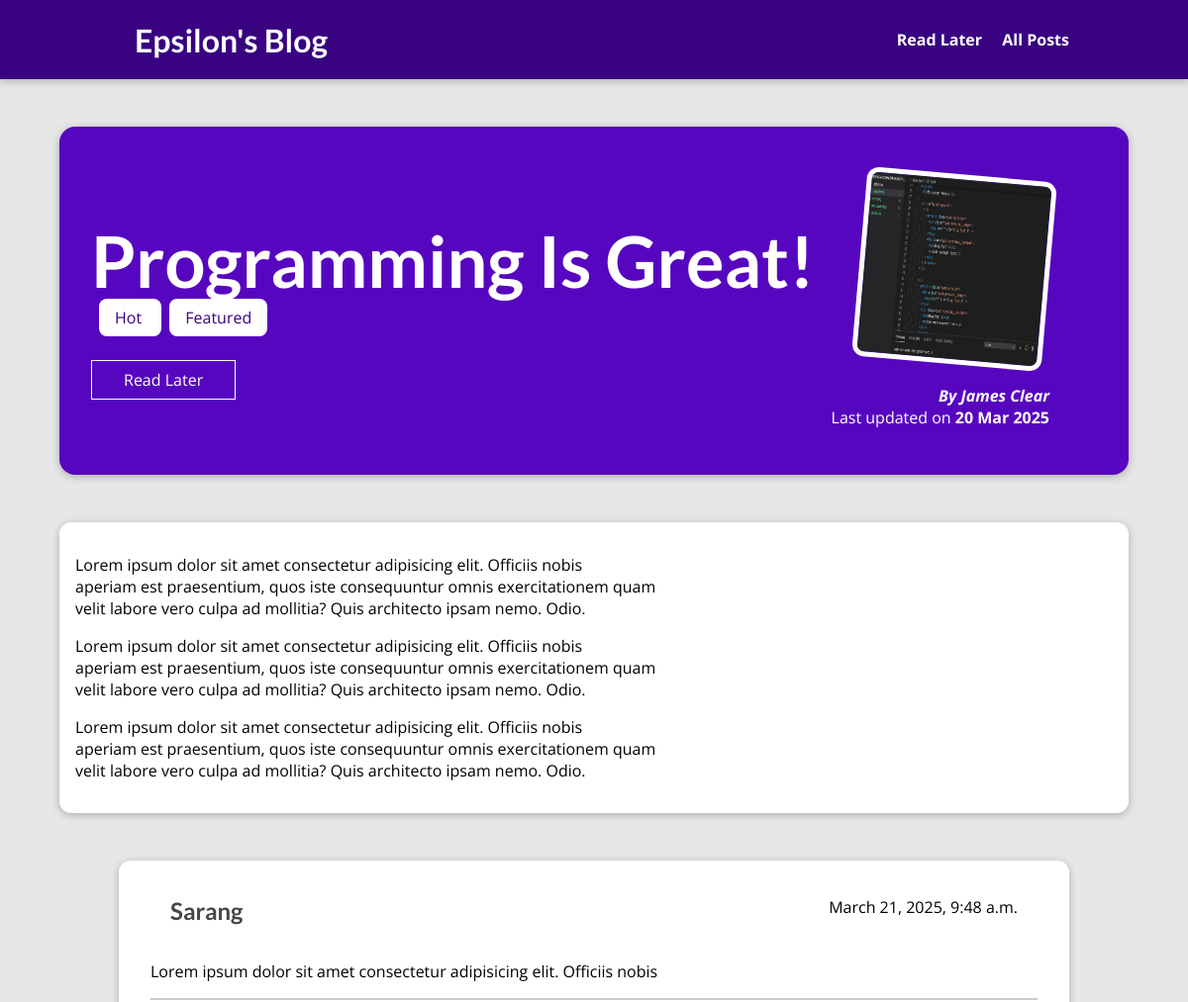
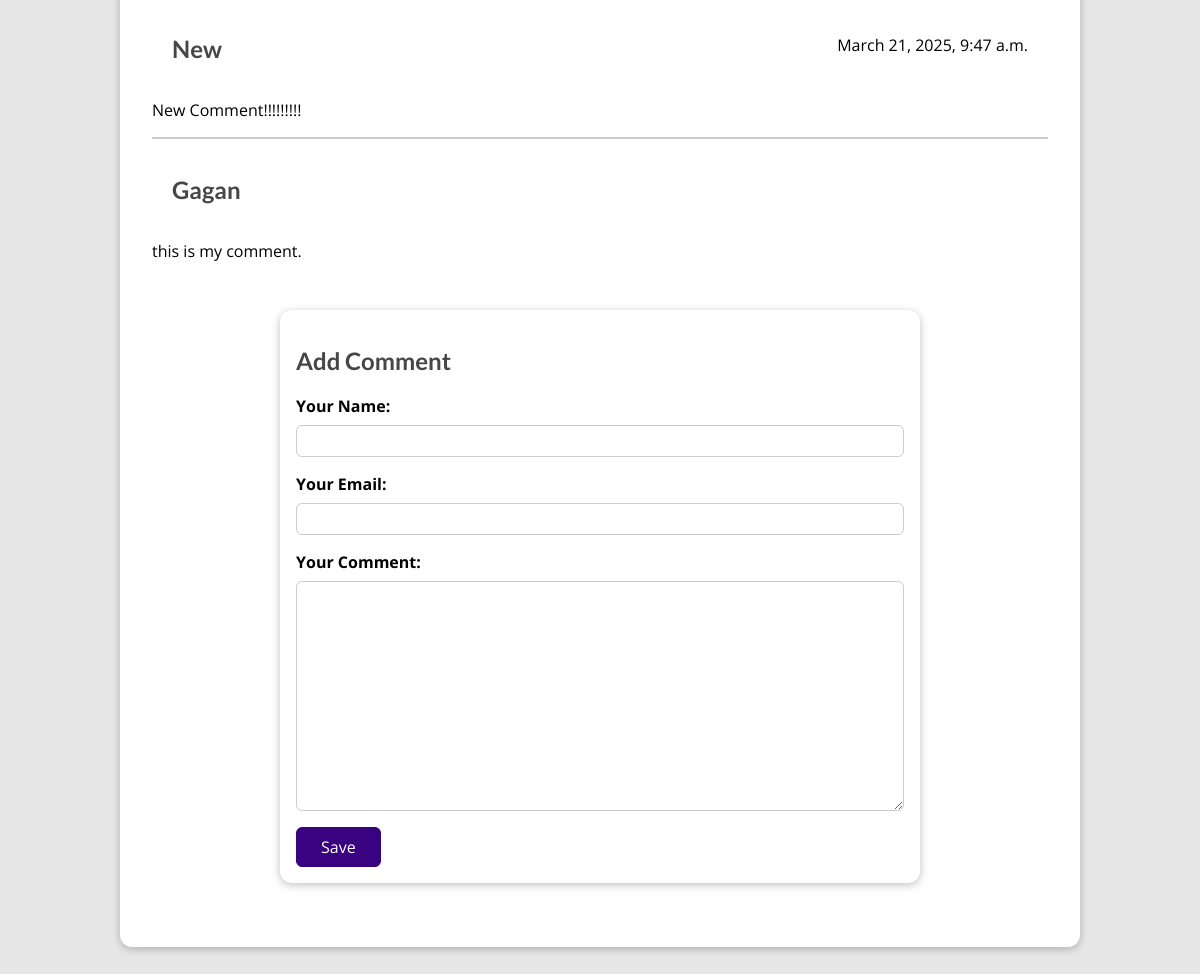
Page /posts/programming-is-fun on the committed database (2 pictures, top to bottom).
### blog/models.py (models this page shows, shortened)
class Post(models.Model):
    title = models.CharField(max_length=150)
    excerpt = models.CharField(max_length=200)
    image = models.ImageField(upload_to="uploads/images",null=True)
    date = models.DateField(auto_now=True)
    slug = models.SlugField(unique=True,db_index=True)
    content = models.TextField(validators=[MinLengthValidator(10)])
    author = models.ForeignKey(Author,on_delete=models.SET_NULL,related_name="posts",null=True)
    tags = models.ManyToManyField(Tag)

class Tag(models.Model):
    caption = models.CharField(max_length=20)

class Author(models.Model):
    first_name = models.CharField(max_length=50)
    last_name = models.CharField(max_length=50)
    email_address = models.EmailField()
    def __str__(self):
        return f"{self.first_name} {self.last_name}"

class Comment(models.Model):
    user_name = models.CharField(max_length=120)
    user_email = models.EmailField()
    text = models.TextField(max_length=400)
    datetime = models.DateTimeField(auto_now=True,null=True)
    post = models.ForeignKey(Post,on_delete=models.CASCADE,related_name="comments")

### blog/views.py (the view, shortened to what this page needs)
# urls.py: path("posts/<slug:slug>",views.PostDetailView.as_view(),name="post-detail-page"),
class PostDetailView(View):
    def is_stored_posts(self,request,post_id):
        stored_posts = request.session.get("stored_posts")
        if stored_posts is not None:
            is_saved_for_later = post_id in stored_posts
        else:
            is_saved_for_later = False
        return is_saved_for_later
    def get(self,request,slug):
        post = Post.objects.get(slug=slug)
        post_tags = post.tags.all()
        commentform = CommentForm()
        return render(request,'blog/post-details.html',{
            "post":post,
           "post_tags": post_tags,
           "comment_form": commentform ,
           "comments": post.comments.all().order_by("-datetime"),
           "saved_for_later" : self.is_stored_posts(request,post.id)
        })

### blog/forms.py
class CommentForm(forms.ModelForm):
    class Meta:
        model = Comment
        exclude = ["post"]
        labels = {
            "user_name" : "Your Name",
            "user_email" : "Your Email",
            "text" : "Your Comment"
        }

### blog/templates/blog/post-details.html (shortened to what this page needs)
{% extends "base.html" %}
{% load static %}
{% block css_files %}
  <link rel="stylesheet" href="{% static "blog/post-details.css" %}" />
{% endblock %}
{% block content %}
<section id="summary">
    <h2>{{post.title}} </h2>
    <div>
        {% for tag in post_tags %}
            <span class="tag"> {{tag.caption}} </span>
        {% endfor %}
    </div>
    <div id="read-later">
        <form action="{% url "read-later" %}", method=POST>
            <button >{% if saved_for_later %}
                    Remove from read later.
                {%else%}
                    Read Later
                {% endif %} </button>
        </form>
    </div>
    <article>
        <img src=" {{ post.image.url }}" alt="{{post.title}}"/>
        <address><a href="mailto:{{ post.author.email_address}}"> By {{post.author}}</a> </address>
        <div>
            Last updated on <time> {{post.date |date:"d M Y"}} </time>
        </div>
    </article>
</section>
<main>
{{post.content|linebreaks}}
</main>
<section id="comments">
    <ul>
        {% for comment in comments %}
        <li>
            <div class="comment-heading">
            <h2> {{ comment.user_name}} </h2>
             {% if comment.datetime %}<p>
                {{ comment.datetime}}
             </p>{% endif %}
            </div>
            <p> {{ comment.text | linebreaks }} </p>
        </li>
        {% endfor %}
    </ul>
<section>
<section id="comment-form">
    <h2> Add Comment </h2>
    <form action="{% url "post-detail-page" post.slug %}" method="POST">
        {% for form_field in comment_form %}
        <div class="form-control {% if form_field.errors %} invalid {% endif %}" >
        {{ form_field.label_tag }}
        {{form_field}}
        </div>
        {% endfor %}
        <button>Save </button>
    </form>
</section>
{% endblock content %}

### static/app.css (style rules this page uses)
* { box-sizing: border-box; }
html { font-family: 'Open Sans', 'Lato', sans-serif; }
body { margin: 0; }
h1, h2, h3 { font-family: 'Lato', sans-serif; font-weight: bold; }

### blog/static/blog/post-details.css (style rules this page uses)
body { background-color: #e7e7e7; }
#summary { margin: 8rem auto 3rem auto; padding: 2rem; width: 90%; max-width: 90rem; border-radius: 16px; background-color: #5706c0; position: relative; box-shadow: 0 2px 8px rgba(0, 0, 0, 0.25); height: 22rem; }
#summary h2 { color: white; font-size: 4.5rem; margin-bottom: 0.25rem; }
#summary article { position: absolute; top: 2rem; right: 3rem; padding: 1rem 2rem; border-radius: 12px; text-align: right; color: white; }
#summary article img { width: 12rem; height: 12rem; border-radius: 12px; transform: rotateZ(5deg); border: 5px solid white; margin-bottom: 1rem; }
#summary address { font-weight: bold; }
#summary a { color: white; text-decoration: none; }
#summary time { font-weight: bold; }
#read-later { margin: 2rem 0; }
#read-later button { background-color: transparent; border: 1px solid white; padding: 0.5rem 2rem; font: inherit; color: white; cursor: pointer; }
main { width: 90%; max-width: 90rem; margin: 3rem auto; background-color: white; padding: 1rem; border-radius: 12px; box-shadow: 0 2px 8px rgba(0, 0, 0, 0.25); }
.tag { background-color: white; color: #390281; padding: 0.5rem 1rem; border-radius: 8px; margin-left: 0.5rem; }
#comment-form { margin: 3rem auto; width: 90%; max-width: 40rem; border-radius: 12px; background-color: white; box-shadow: 0 2px 8px rgba(0, 0, 0, 0.25); padding: 1rem; }
#comment-form button { font: inherit; background-color: #390281; color: white; border: 1px solid #390281; padding: 0.5rem 1.5rem; border-radius: 6px; cursor: pointer; }
.form-control { margin-bottom: 1rem; }
.form-control label { font-weight: bold; margin-bottom: 0.5rem; display: block; }
.form-control input, .form-control textarea { display: block; width: 100%; font: inherit; padding: 0.25rem; border-radius: 6px; border: 1px solid #ccc; }
#comments { margin: 3rem auto; width: 90%; max-width: 60rem; border-radius: 12px; background-color: white; box-shadow: 0 2px 8px rgba(0, 0, 0, 0.25); padding: 1rem 2rem; }
#comments ul { list-style: none; margin: 0; padding: 0; }
#comments li { margin-bottom: 1rem; border-bottom: 2px solid #ccc; }
#comments li:last-of-type { border-bottom: none; }
#comments h2 { color: #464646; }
.comment-heading { display: flex; justify-content: space-between; padding: 20px; }
.comment-heading h2 { margin: 0px; }
.comment-heading p { margin: 0px }

### rows in the picture
Post: title "Programming Is Great!", image (picture), author "James Clear", date "20 Mar 2025", content "Lorem ipsum dolor sit amet consectetur adipisicing elit. Officiis nobis aperiam est praesentium, quos iste consequuntur omnis exercitationem quam velit labore vero culpa ad mollitia? Quis architecto ipsam nemo. Odio. Lorem ipsum dolor sit amet consectetur adipisicing elit. Officiis nobis aperiam est praesentium, quos iste consequuntur omnis exercitationem quam velit labore vero culpa ad mollitia? Quis architecto ipsam nemo. Odio. Lorem ipsum dolor sit amet consectetur adipisicing elit. Officiis nobis aperiam est praesentium, quos iste consequuntur omnis exercitationem quam velit labore vero culpa ad mollitia? Quis architecto ipsam nemo. Odio."
Tag: caption "Hot"
Tag: caption "Featured"
Comment: user_name "Sarang", datetime "March 21, 2025, 9:48 a.m.", text "Lorem ipsum dolor sit amet consectetur adipisicing elit. Officiis nobis"
Comment: user_name "New", datetime "March 21, 2025, 9:47 a.m.", text "New Comment!!!!!!!!!"
Comment: user_name "Gagan", text "this is my comment."
